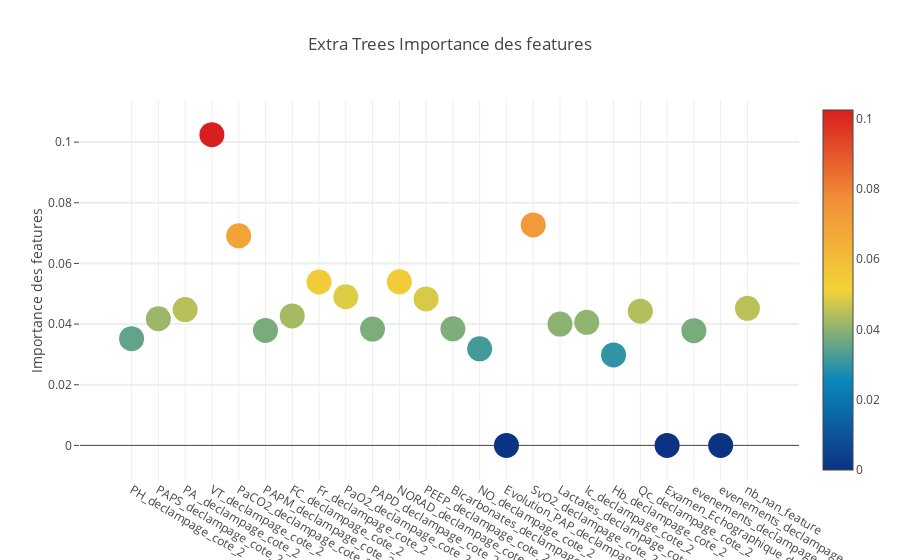

The notebook cell saved with this chart:
### Code cell
trace = go.Scatter(
    y=feature_dataframe['Extra Trees Importance des features'].values,
    x=feature_dataframe['features'].values,
    mode='markers',
    marker=dict(
        sizemode='diameter',
        sizeref=1,
        size=25,
        color=feature_dataframe['Extra Trees Importance des features'].values,
        colorscale='Portland',
        showscale=True
    ),
    text=feature_dataframe['features'].values
)
data = [trace]

layout = go.Layout(
    autosize=True,
    title='Extra Trees Importance des features',
    hovermode='closest',

    yaxis=dict(
        title='Importance des features',
        ticklen=5,
        gridwidth=2
    ),
    showlegend=False
)
fig = go.Figure(data=data, layout=layout)
py.iplot(fig, filename='scatter2010')

### Figure 1 — Plotly figure (JSON) as saved in the notebook; plotly's stock layout.template omitted (floating-point values rounded to 4 significant figures)
{"data": [{"marker": {"color": [0.03519, 0.04176, 0.04477, 0.1025, 0.06909, 0.03791, 0.04269, 0.05388, 0.049, 0.03835, 0.05394, 0.04831, 0.03844, 0.03184, 0, 0.07269, 0.04001, 0.04057, 0.02983, 0.04425, 0, 0.03783, 0, 0.04519], "colorscale": "Portland", "showscale": true, "size": 25, "sizemode": "diameter", "sizeref": 1}, "mode": "markers", "text": ["PH_declampage_cote_2", "PAPS_declampage_cote_2", "PA _declampage_cote_2", "VT_declampage_cote_2", "PaCO2_declampage_cote_2", "PAPM_declampage_cote_2", "FC_declampage_cote_2", "Fr_declampage_cote_2", "PaO2_declampage_cote_2", "PAPD_declampage_cote_2", "NORAD_declampage_cote_2", "PEEP_declampage_cote_2", "Bicarbonates_declampage_cote_2", "NO_declampage_cote_2", "Evolution_PAP_declampage_cote_2", "SvO2_declampage_cote_2", "Lactates_declampage_cote_2", "Ic_declampage_cote_2", "Hb_declampage_cote_2", "Qc_declampage_cote_2", "Examen_Echographique_declampage_cote_2", "evenements_declampage_cote_2", "evenements_declampage_cote_2_commentaires", "nb_nan_feature"], "type": "scatter", "uid": "c8fa6646-1c18-11e9-a1ae-af1fd6724912", "x": ["PH_declampage_cote_2", "PAPS_declampage_cote_2", "PA _declampage_cote_2", "VT_declampage_cote_2", "PaCO2_declampage_cote_2", "PAPM_declampage_cote_2", "FC_declampage_cote_2", "Fr_declampage_cote_2", "PaO2_declampage_cote_2", "PAPD_declampage_cote_2", "NORAD_declampage_cote_2", "PEEP_declampage_cote_2", "Bicarbonates_declampage_cote_2", "NO_declampage_cote_2", "Evolution_PAP_declampage_cote_2", "SvO2_declampage_cote_2", "Lactates_declampage_cote_2", "Ic_declampage_cote_2", "Hb_declampage_cote_2", "Qc_declampage_cote_2", "Examen_Echographique_declampage_cote_2", "evenements_declampage_cote_2", "evenements_declampage_cote_2_commentaires", "nb_nan_feature"], "y": [0.03519, 0.04176, 0.04477, 0.1025, 0.06909, 0.03791, 0.04269, 0.05388, 0.049, 0.03835, 0.05394, 0.04831, 0.03844, 0.03184, 0, 0.07269, 0.04001, 0.04057, 0.02983, 0.04425, 0, 0.03783, 0, 0.04519]}], "layout": {"autosize": true, "hovermode": "closest", "showlegend": false, "title": "Extra Trees Importance des features", "yaxis": {"gridwidth": 2, "ticklen": 5, "title": "Importance des features"}}}
